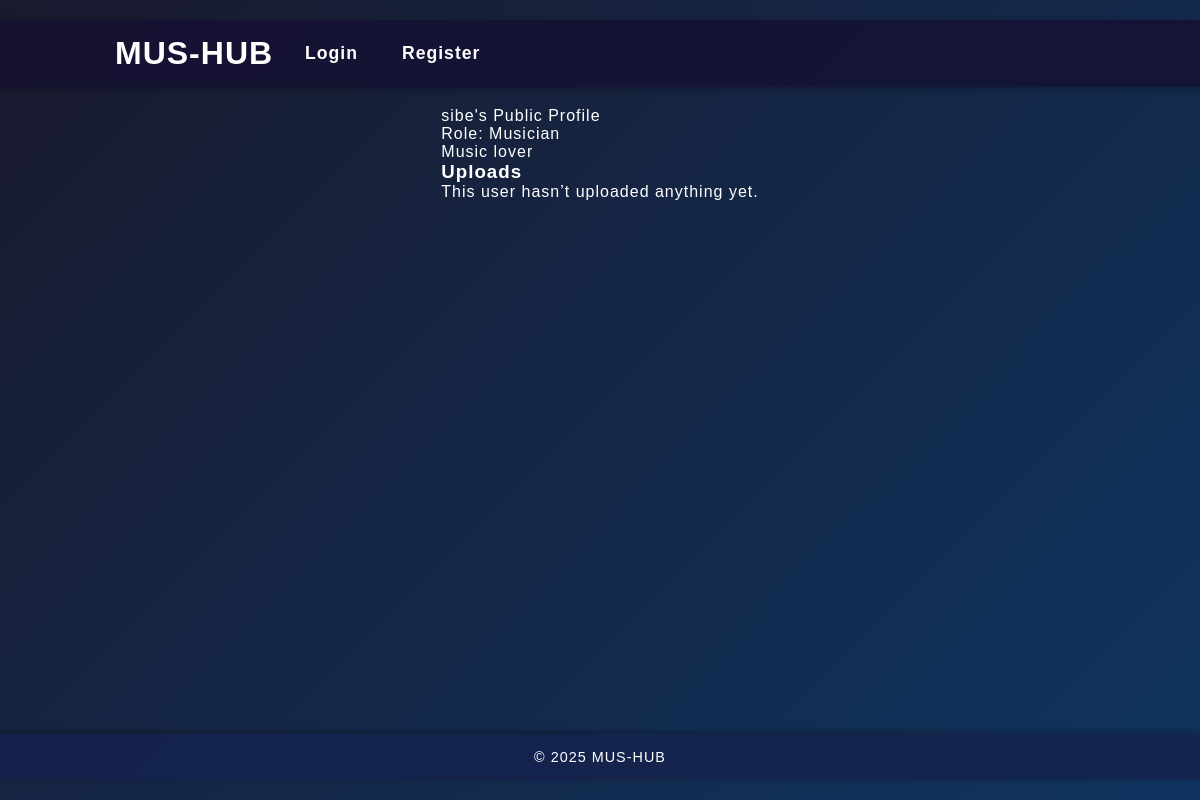
Page /user/8 on the committed database.
### app.py (models this page shows)
class User(db.Model):
    UserID = db.Column(db.Integer, primary_key=True)
    Username = db.Column(db.String(80), nullable=False)
    Email = db.Column(db.String(120), unique=True, nullable=False)
    Password = db.Column(db.String(200), nullable=False)
    Role = db.Column(db.String(20), nullable=False)
    Bio = db.Column(db.String(500))
    comments = db.relationship('Comment', backref='author', lazy=True)

### app.py (the view)
@app.route('/user/<int:user_id>')
def public_profile(user_id):
    user = User.query.get_or_404(user_id)
    uploads = Content.query.filter_by(UserID=user_id).order_by(Content.UploadDate.desc()).all()
    return render_template('public_profile.html', user=user, uploads=uploads)

### app.py (called while the page is built)
@app.context_processor
def inject_now():
    return {
        'now': datetime.utcnow(),
        'current_user_id': session.get('user_id')
    }

### templates/public_profile.html (shortened to what this page needs)
{% extends "base.html" %}
{% block content %}
<div class="public-profile-container">
  <div class="public-header">{{ user.Username }}'s Public Profile</div>
  <div class="user-role">Role: {{ user.Role }}</div>
  <div class="user-bio">
    {{ user.Bio or "No bio provided yet." }}
  </div>
  <div class="uploads-section">
    <h3>Uploads</h3>
    {% if uploads %}
      {% for content in uploads %}
        <div class="upload-item">
          <p><strong>File:</strong> {{ content.FilePath }}</p>
          <p><small>Uploaded on: {{ content.UploadDate.strftime('%Y-%m-%d %H:%M:%S') }}</small></p>
          {% set ext = content.FilePath.split('.')[-1].lower() %}
          {% if ext in ['mp3', 'wav', 'ogg'] %}
            <audio controls>
              <source src="{{ url_for('static', filename='uploads/' ~ content.FilePath) }}" type="audio/{{ ext }}">
              Your browser does not support audio playback.
            </audio>
          {% elif ext in ['mp4', 'webm'] %}
            <video controls width="100%">
              <source src="{{ url_for('static', filename='uploads/' ~ content.FilePath) }}" type="video/{{ ext }}">
              Your browser does not support video playback.
            </video>
          {% else %}
            <p>Preview not available for this file type.</p>
          {% endif %}
        </div>
      {% endfor %}
    {% else %}
      <p>This user hasn’t uploaded anything yet.</p>
    {% endif %}
  </div>
</div>
{% endblock %}

### static/base.css (style rules this page uses)
:root { --background: #1a1a2e; --color: #ffffff; --primary-color: #0f3460; --accent-color: #0b0885; --glass-bg: rgba(255, 255, 255, 0.05); }
* { box-sizing: border-box; margin: 0; padding: 0; }
html { scroll-behavior: smooth; }
body { font-family: "Poppins", sans-serif; background: linear-gradient(135deg, var(--background), var(--primary-color)); color: var(--color); letter-spacing: 1px; min-height: 100vh; display: flex; flex-direction: column; padding: 20px 0; }

### rows in the picture
User: Username "sibe", Role "Musician", Bio "Music lover"
